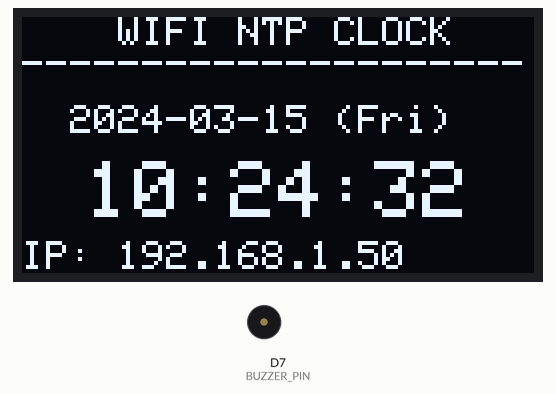
A sketch run on a simulated ESP8266 (NodeMCU). Shown: 128×64 one-colour display, buzzer (waves = sounding). WiFi joins after 1.5 s; servers stay silent unless stated; the local clock reads 2024-03-15 10:24:30 at power-on unless the sketch sets it; what the sketch prints to the serial monitor is not drawn.

Above: at 2.2 s.
At 9.2 s:
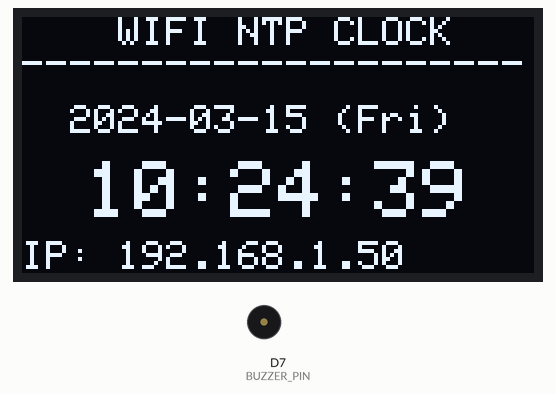
At 19.1 s:
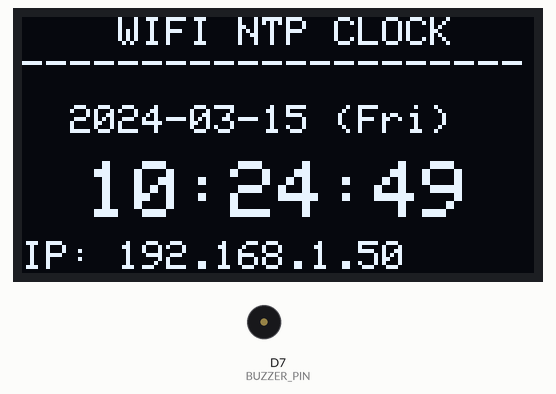
At 37.1 s:
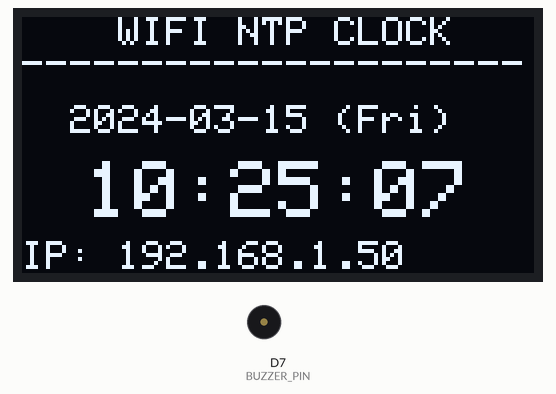
Timing chart, 0 to 38.6 s (numbered marks = the images above):
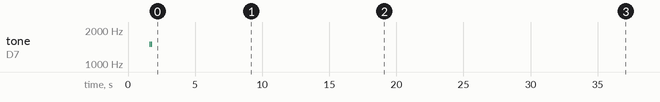

Measured:
- what the display in image 0 shows lasts 1.1 s, from 2.1 s to 3.2 s

The sketch:

WiFi_Clock.ino
```cpp
#include <ESP8266WiFi.h>
#include <Wire.h>
#include <Adafruit_GFX.h>
#include <Adafruit_SSD1306.h>
#include <time.h>

#define SCREEN_WIDTH 128
#define SCREEN_HEIGHT 64

// I2C 핀 설정 (OLED)
#define OLED_SDA D5 // GPIO 14
#define OLED_SCL D6 // GPIO 12

// 패시브 부저 핀 설정 (선택 사항)
#define BUZZER_PIN D7 // GPIO 13

Adafruit_SSD1306 display(SCREEN_WIDTH, SCREEN_HEIGHT, &Wire, -1);

// 와이파이 설정 (사용자 정보 입력 필요)
const char* ssid = "YOUR_SSID";         // 연결할 와이파이 SSID로 변경하세요
const char* password = "YOUR_PASSWORD"; // 와이파이 비밀번호로 변경하세요

void setup() {
  Serial.begin(115200);
  pinMode(BUZZER_PIN, OUTPUT);

  // I2C 및 OLED 초기화
  Wire.begin(OLED_SDA, OLED_SCL);
  if (!display.begin(SSD1306_SWITCHCAPVCC, 0x3C)) {
    Serial.println("OLED allocation failed");
    for (;;);
  }

  display.clearDisplay();
  display.setTextColor(SSD1306_WHITE);
  display.setTextSize(1);

  // 1. 와이파이 연결 시도
  WiFi.begin(ssid, password);
  Serial.print("Connecting to WiFi");

  while (WiFi.status() != WL_CONNECTED) {
    display.clearDisplay();
    display.setCursor(0, 0);
    display.println("Connecting to WiFi...");
    display.println("SSID: " + String(ssid));
    display.println("\nSearching...");
    display.display();

    Serial.print(".");
    delay(500);
  }

  Serial.println("\nWiFi Connected!");
  Serial.print("IP Address: ");
  Serial.println(WiFi.localIP());

  // 와이파이 연결 성공음 (삐빅)
  tone(BUZZER_PIN, 1500, 80);
  delay(120);
  tone(BUZZER_PIN, 1500, 80);
  delay(100);

  // 2. NTP 서버 시간 동기화 설정 (한국 표준시 UTC+9: 9 * 3600 = 32400초)
  configTime(32400, 0, "pool.ntp.org", "time.nist.gov");

  display.clearDisplay();
  display.setCursor(0, 0);
  display.println("WiFi Connected!");
  display.println("IP: " + WiFi.localIP().toString());
  display.println("\nSyncing NTP Time...");
  display.display();

  // 최초 동기화 대기 (시간 값이 유효해질 때까지)
  time_t now = time(nullptr);
  while (now < 24 * 3600 * 365) { // 1971년 이전 타임스탬프면 대기
    delay(200);
    now = time(nullptr);
  }
  Serial.println("NTP Time Synced!");
}

void loop() {
  // 현재 시간 가져오기
  time_t now = time(nullptr);
  struct tm* timeinfo = localtime(&now);

  // 시간 버퍼 생성
  char dateStr[20];
  char timeStr[20];
  strftime(dateStr, sizeof(dateStr), "%Y-%m-%d (%a)", timeinfo); // 2026-06-24 (Wed)
  strftime(timeStr, sizeof(timeStr), "%H:%M:%S", timeinfo);        // 16:30:15

  // OLED 화면 출력
  display.clearDisplay();

  // 1. 헤더 (와이파이 정보 및 연결 상태)
  display.setTextSize(1);
  display.setCursor(0, 0);
  display.println("    WIFI NTP CLOCK");
  display.println("---------------------");

  // 2. 날짜 출력 (텍스트 크기 1)
  display.setCursor(12, 22);
  display.println(dateStr);

  // 3. 시간 출력 (텍스트 크기 2로 크게 표시)
  display.setTextSize(2);
  display.setCursor(16, 36);
  display.println(timeStr);

  // 4. 하단 IP 주소 안내 (텍스트 크기 1)
  display.setTextSize(1);
  display.setCursor(0, 56);
  display.print("IP: ");
  display.println(WiFi.localIP());

  display.display();

  delay(200); // 0.2초 주기로 화면 갱신
}
```
